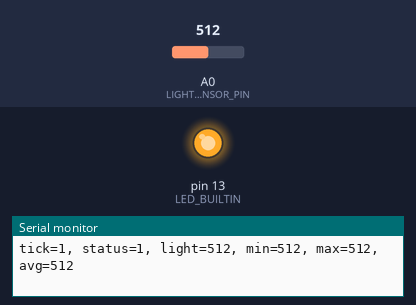
A sketch run on a simulated Arduino Uno, built with avr-gcc and run on an emulated ATmega328P. On the bench: output pins drawn as LEDs (lit = HIGH), the last lines printed to the serial monitor. Inputs (shaded band) come from the test bench; at power-on: A0 (LIGHT_SENSOR_PIN) = 512.

Above: at 1.2 s.
1.3 s: A0 (LIGHT_SENSOR_PIN) set to 4
2.8 s: A0 (LIGHT_SENSOR_PIN) set to 1
At 3.5 s:
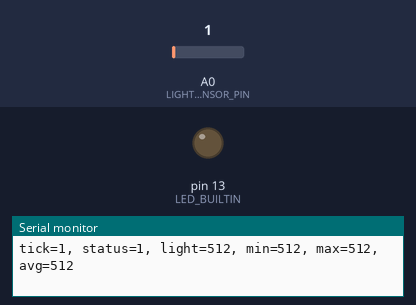
4.3 s: A0 (LIGHT_SENSOR_PIN) set to 122
At 4.7 s:
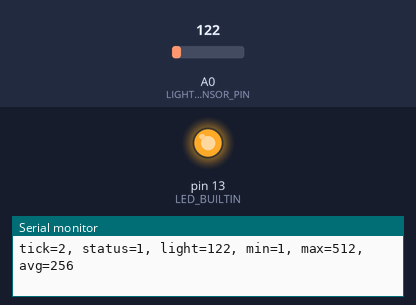
5.8 s: A0 (LIGHT_SENSOR_PIN) set to 0
At 7.0 s:
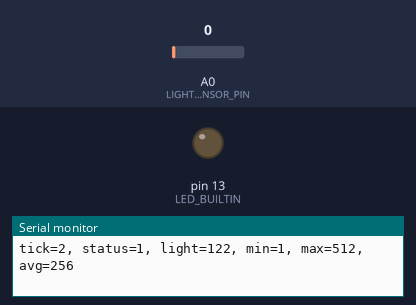
Timing chart, 0 to 8.3 s (numbered marks = the images above; inputs shaded):
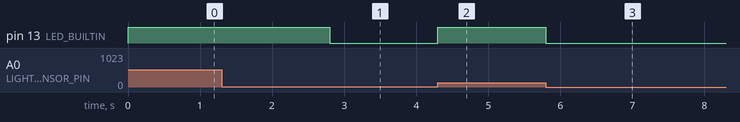

The sketch:

LightSensor.ino
```cpp
#define LIGHT_SENSOR_PIN 0
int lightValue = 0;
int lightValueMin = 10000;
int lightValueMax = 0;
int lightValueAverage = 0;
int sleep = 1;
long tick = 0;

int threshold = 3;  // anything higher is considered "on"
int status = 0;

void setup() {
  pinMode(LIGHT_SENSOR_PIN, INPUT);
  pinMode(LED_BUILTIN, OUTPUT);
  Serial.begin(9600);
}

void writeStatusChange(int s) {
  char msgBuffer[100];
  sprintf(msgBuffer, "tick=%ld, status=%d, light=%d, min=%d, max=%d, avg=%d", tick, s, lightValue, lightValueMin, lightValueMax, lightValueAverage);
  Serial.println(msgBuffer);
}

void loop() {
  lightValue = analogRead(LIGHT_SENSOR_PIN);

  if (lightValue > lightValueMax) lightValueMax = lightValue;
  if (lightValue < lightValueMin) lightValueMin = lightValue;
  lightValueAverage = ( lightValueMax + lightValueMin) / 2;
  if (status == 0) {
    if (lightValue > threshold) {
      tick++;
      status = 1;
      digitalWrite(LED_BUILTIN, HIGH);
      writeStatusChange(status);
    }
  } else {
    if (lightValue < threshold) {
      status = 0;
      digitalWrite(LED_BUILTIN, LOW);
    }
  }
  delay(sleep);
}
```

Measured:
- the behaviour switches between 3 and 2 on A0 (LIGHT_SENSOR_PIN) (found by bisection; images 0 and 1)
- after the input at 1.3 s, every drawn part: stays the same
- after the input at 2.8 s, pin 13 (LED_BUILTIN): HIGH → LOW at once
- after the input at 4.3 s, pin 13 (LED_BUILTIN): LOW → HIGH at once
- after the input at 5.8 s, pin 13 (LED_BUILTIN): HIGH → LOW at once
